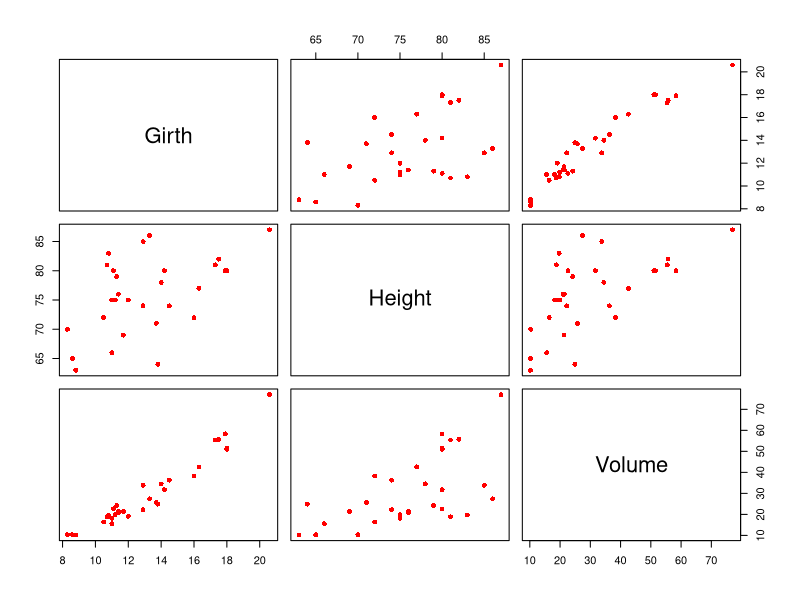

Write the R code that produced this figure.
# regression analysis practice in R by sangmin

# multi-linear regression
plot(trees, pch=16, col="red")
model <- lm(Volume~Girth+Height, trees)

b <- coef(model)[1]
W1 <- coef(model)[2]
W2 <- coef(model)[3]

pred <- b + W1*trees$Girth + W2*trees$Height
pred

compare <- data.frame(pred, trees[, 3], pred-trees[, 3])
names(compare) <- c("예측값", "실제값", "예측값-실제값")
compare


# multi-linear regression
library(MASS)
library(mlbench)
data(BostonHousing)

B.data <- BostonHousing[-4]
model <- lm(medv~., data=B.data)
summary(model)

# AIC : Akaike Information Criterion
mod2 <- stepAIC(model)
summary(mod2)


model <- lm(mpg~., data=mtcars)
summary(model)

mod2 <- stepAIC(model)
summary(mod2)
